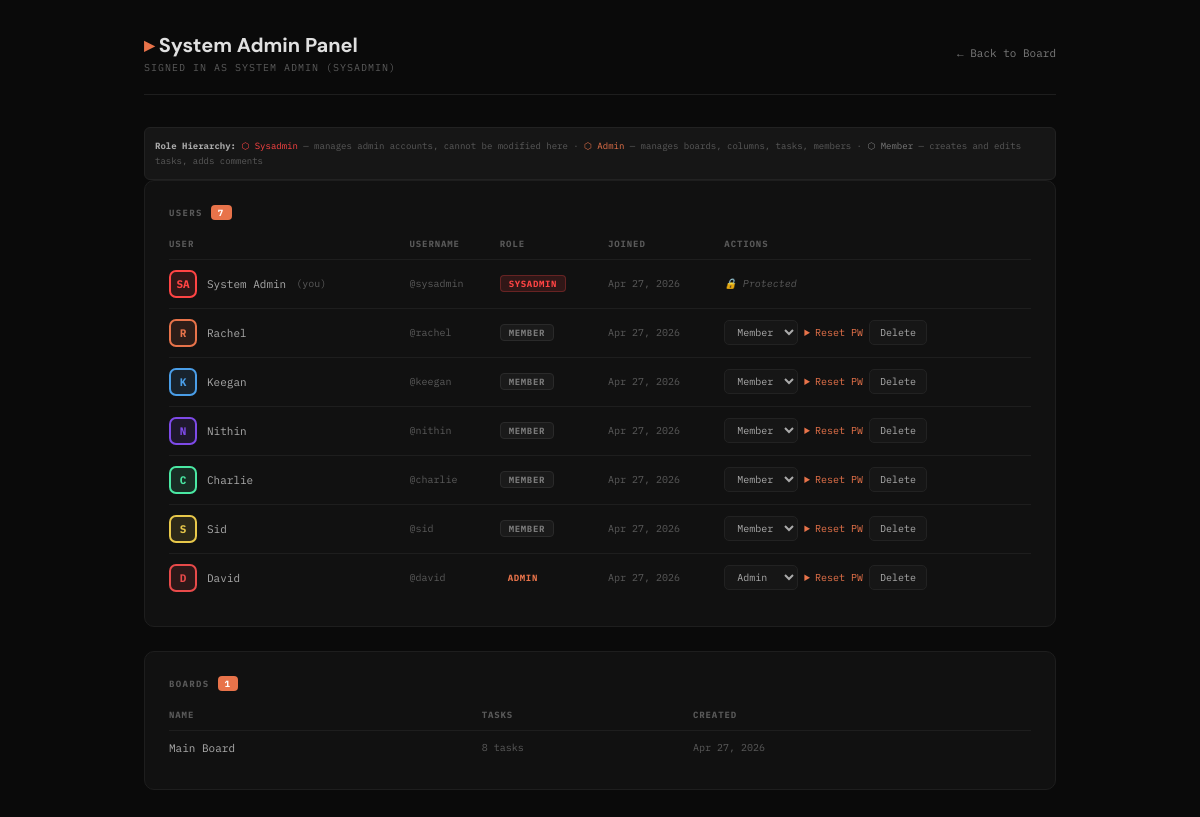
/admin.php (signed in), run on the app's committed database.
### tables this page shows
CREATE TABLE users (
    id           INTEGER PRIMARY KEY AUTOINCREMENT,
    username     TEXT UNIQUE NOT NULL,
    password     TEXT NOT NULL,
    display_name TEXT NOT NULL,
    avatar       TEXT NOT NULL,
    color        TEXT NOT NULL,
    role         TEXT NOT NULL DEFAULT 'member',
    created_at   DATETIME DEFAULT CURRENT_TIMESTAMP
);

CREATE TABLE boards (
    id         INTEGER PRIMARY KEY AUTOINCREMENT,
    name       TEXT NOT NULL UNIQUE,
    created_at DATETIME DEFAULT CURRENT_TIMESTAMP
);

### src/auth.php (called while the page is built, shortened)
<?php
function appBasePath(): string {
    $scriptName = $_SERVER['SCRIPT_NAME'] ?? '';
    $dir = str_replace('\\', '/', dirname($scriptName));
    if ($dir === '/' || $dir === '.') {
        return '';
    }
    return rtrim($dir, '/');
}
function appPath(string $path = ''): string {
    $base = appBasePath();
    $normalized = ltrim($path, '/');
    return ($base !== '' ? $base : '') . '/' . $normalized;
}
function currentUser(): array {
    if (!empty($_SESSION['user']) && isset($_SESSION['user']['role'])) {
        $u = $_SESSION['user'];
        if (($u['username'] ?? '') === SYSADMIN_USERNAME) $u['role'] = 'sysadmin';
        return $u;
    }
    return $_SESSION['user'] ?? [];
}
function isSysadmin(): bool {
    return (currentUser()['role'] ?? '') === 'sysadmin';
}

### public/admin.php (the view, shortened to what this page needs)
<?php
require_once '../src/auth.php';
$user      = currentUser();
$isSys     = isSysadmin();
$db        = getDB();
$allUsers  = $db->query("SELECT id, username, display_name, avatar, color, role, created_at FROM users ORDER BY id")->fetchAll(PDO::FETCH_ASSOC);
$boards    = $db->query("SELECT id, name, created_at FROM boards ORDER BY created_at")->fetchAll(PDO::FETCH_ASSOC);
$taskCnts  = $db->query("SELECT board_id, COUNT(*) as cnt FROM tasks GROUP BY board_id")->fetchAll(PDO::FETCH_ASSOC);
$tcMap     = array_column($taskCnts, 'cnt', 'board_id');
?>
<!DOCTYPE html>
<html lang="en">
<head>
<link rel="stylesheet" href="<?= htmlspecialchars(appPath('assets/css/style.css')) ?>">
</head>
<body>
<div class="admin-wrap">
    <div class="admin-header">
        <div>
            <div class="admin-title">
                <span>▸</span> <?= $isSys ? 'System Admin Panel' : 'Admin Panel' ?>
            </div>
            <div class="admin-sub">
                Signed in as <?= htmlspecialchars($user['display_name']) ?>
                (<?= htmlspecialchars($user['role']) ?>)
            </div>
        </div>
        <a href="<?= htmlspecialchars(appPath('index.php')) ?>" class="back-link">← Back to Board</a>
    </div>
    <div class="role-note">
        <strong style="color:var(--text-2)">Role Hierarchy:</strong>
        <span style="color:#ff4444">⬡ Sysadmin</span> — manages admin accounts, cannot be modified here ·
        <span style="color:var(--accent)">⬡ Admin</span> — manages boards, columns, tasks, members ·
        <span style="color:var(--text-3)">⬡ Member</span> — creates and edits tasks, adds comments
    </div>
    <div class="section-card">
        <div class="section-card-title">
            Users <span class="badge-count"><?= count($allUsers) ?></span>
        </div>
        <table>
            <thead>
                <tr>
                    <th>User</th>
                    <th>Username</th>
                    <th>Role</th>
                    <th>Joined</th>
                    <th>Actions</th>
                </tr>
            </thead>
            <tbody>
            <?php foreach ($allUsers as $u):
                $isMe      = ((int)$u['id'] === (int)$user['id']);
                $isSysUser = ($u['username'] === SYSADMIN_USERNAME);
                $badgeClass = $isSysUser ? 'badge-sysadmin' : ($u['role'] === 'admin' ? 'badge-admin' : 'badge-member');
                $displayRole = $isSysUser ? 'sysadmin' : $u['role'];
            ?>
            <tr>
                <td>
                    <div class="user-cell">
                        <div class="u-avatar" style="color:<?= htmlspecialchars($u['color']) ?>;background:<?= htmlspecialchars($u['color']) ?>22;border-color:<?= htmlspecialchars($u['color']) ?>">
                            <?= htmlspecialchars($u['avatar']) ?>
                        </div>
                        <?= htmlspecialchars($u['display_name']) ?>
                        <?php if ($isMe): ?> <span class="muted">(you)</span><?php endif; ?>
                    </div>
                </td>
                <td class="muted">@<?= htmlspecialchars($u['username']) ?></td>
                <td><span class="badge <?= $badgeClass ?>"><?= $displayRole ?></span></td>
                <td class="muted"><?= date('M j, Y', strtotime($u['created_at'])) ?></td>
                <td>
                    <div class="action-row">
                    <?php if ($isSysUser): ?>
                        <span class="sysadmin-locked">🔒 Protected</span>
                    <?php elseif ($isSys && !$isMe): ?>
                        <form method="POST" class="inline-form">
                            <select name="role" class="role-select" onchange="this.form.submit()">
                                <option value="member" <?= $u['role'] === 'member' ? 'selected' : '' ?>>Member</option>
                                <option value="admin"  <?= $u['role'] === 'admin'  ? 'selected' : '' ?>>Admin</option>
                            </select>
                        </form>
                        <details>
                            <summary>Reset PW</summary>
                        </details>
                        <form method="POST" class="inline-form"
                              onsubmit="return confirm('Delete @<?= htmlspecialchars($u['username']) ?>? This cannot be undone.')">
                            <button type="submit" class="btn-sm danger">Delete</button>
                        </form>
                    <?php elseif ($isMe): ?>
                        <span class="muted">—</span>
                    <?php else: ?>
                        <span class="sysadmin-locked" title="Only sysadmin can modify admin accounts">🔒 Admin</span>
                    <?php endif; ?>
                    </div>
                </td>
            </tr>
            <?php endforeach; ?>
            </tbody>
        </table>
    </div>
    <div class="section-card">
        <div class="section-card-title">Boards <span class="badge-count"><?= count($boards) ?></span></div>
        <table>
            <thead>
                <tr><th>Name</th><th>Tasks</th><th>Created</th></tr>
            </thead>
            <tbody>
            <?php foreach ($boards as $b): ?>
            <tr>
                <td><?= htmlspecialchars($b['name']) ?></td>
                <td class="muted"><?= $tcMap[$b['id']] ?? 0 ?> tasks</td>
                <td class="muted"><?= date('M j, Y', strtotime($b['created_at'])) ?></td>
            </tr>
            <?php endforeach; ?>
            </tbody>
        </table>
    </div>
</div>
</body>
</html>

### public/assets/css/style.css (style rules this page uses)
*, *::before, *::after { box-sizing: border-box; margin: 0; padding: 0; }
:root { --bg: #0a0a0a; --bg-2: #0d0d0d; --bg-3: #111; --bg-4: #161616; --bg-5: #1a1a1a; --border: #1e1e1e; --border-2: #222; --border-3: #2a2a2a; --text: #e0e0e0; --text-2: #aaa; --text-3: #7a7a7a; --text-4: #5a5a5a; --text-5: #4a4a4a; --accent: #e8734a; --green: #4ae8a3; --yellow: #e8c84a; --blue: #4a9ee8; --red: #e84a4a; --font-mono: 'IBM Plex Mono', 'Courier New', monospace; --font-sans: 'DM Sans', system-ui, sans-serif; --radius: 7px; --radius-lg: 10px; }
html { scroll-behavior: smooth; }
body { background: var(--bg); color: var(--text); font-family: var(--font-mono); min-height: 100vh; display: flex; flex-direction: column; overflow-x: hidden; }
input[type="text"], input[type="password"], textarea, select { background: var(--bg-2); border: 1px solid var(--border-2); border-radius: var(--radius); color: var(--text-2); font-family: var(--font-mono); font-size: 12px; padding: 8px 11px; outline: none; transition: border-color .15s; width: 100%; }
select option { background: var(--bg-3); }

### public/admin.php (style rules this page uses)
.admin-wrap { max-width:960px;margin:0 auto;padding:32px 24px }
.admin-header { display:flex;align-items:center;justify-content:space-between;margin-bottom:32px;border-bottom:1px solid var(--border);padding-bottom:20px }
.admin-title { font-family:var(--font-sans);font-size:20px;font-weight:700 }
.admin-title span { color:var(--accent) }
.admin-sub { font-size:10px;color:var(--text-4);letter-spacing:.1em;text-transform:uppercase;margin-top:3px }
.back-link { font-size:11px;color:var(--text-3);text-decoration:none;display:flex;align-items:center;gap:6px;transition:color .15s }
.section-card { background:var(--bg-3);border:1px solid var(--border);border-radius:var(--radius-lg);padding:24px;margin-bottom:24px }
.section-card-title { font-size:9px;font-weight:800;letter-spacing:.15em;text-transform:uppercase;color:var(--text-4);margin-bottom:18px;display:flex;align-items:center;gap:8px }
.badge-count { background:var(--accent);color:#fff;border-radius:4px;padding:2px 7px;font-size:9px }
table { width:100%;border-collapse:collapse }
th { font-size:9px;font-weight:700;letter-spacing:.1em;text-transform:uppercase;color:var(--text-4);text-align:left;padding:0 0 10px;border-bottom:1px solid var(--border) }
td { padding:10px 8px 10px 0;font-size:11px;color:var(--text-2);border-bottom:1px solid var(--border);vertical-align:middle }
tr:last-child td { border-bottom:none }
.user-cell { display:flex;align-items:center;gap:10px }
.u-avatar { width:28px;height:28px;border-radius:7px;display:flex;align-items:center;justify-content:center;font-weight:700;font-size:11px;border:2px solid currentColor;flex-shrink:0 }
.badge { display:inline-block;padding:2px 8px;border-radius:4px;font-size:9px;font-weight:700;letter-spacing:.07em;text-transform:uppercase }
.badge-sysadmin { background:#ff444422;color:#ff4444;border:1px solid #ff444444 }
.badge-admin { background:var(--accent)22;color:var(--accent);border:1px solid var(--accent)44 }
.badge-member { background:var(--bg-5);color:var(--text-3);border:1px solid var(--border-3) }
.action-row { display:flex;gap:6px;align-items:center;flex-wrap:wrap }
.btn-sm { font-size:10px;font-family:var(--font-mono);padding:5px 10px;border-radius:5px;border:1px solid var(--border-2);background:var(--bg-4);color:var(--text-2);cursor:pointer;transition:background .15s,border-color .15s }
select.role-select { background:var(--bg-4);border:1px solid var(--border-2);border-radius:5px;color:var(--text-2);font-family:var(--font-mono);font-size:10px;padding:4px 8px;cursor:pointer }
.inline-form { display:inline }
details summary { cursor:pointer;font-size:10px;color:var(--accent);user-select:none }
.muted { font-size:10px;color:var(--text-4) }
.sysadmin-locked { font-size:10px;color:var(--text-4);font-style:italic }
.role-note { font-size:9px;color:var(--text-4);margin-top:12px;padding:10px;background:var(--bg-4);border-radius:6px;border:1px solid var(--border-2);line-height:1.7 }

### data on the page
users: display_name "SYSTEM ADMIN", role "SYSADMIN", avatar "SA", display_name "System Admin", shows "(you)", username "sysadmin", username "SYSADMIN", created_at "Apr 27, 2026", shows "🔒 Protected"
users: avatar "R", display_name "Rachel", username "rachel", role "MEMBER", created_at "Apr 27, 2026", role "Member"
users: avatar "K", display_name "Keegan", username "keegan", role "MEMBER", created_at "Apr 27, 2026", role "Member"
users: avatar "N", display_name "Nithin", username "nithin", role "MEMBER", created_at "Apr 27, 2026", role "Member"
users: avatar "C", display_name "Charlie", username "charlie", role "MEMBER", created_at "Apr 27, 2026", role "Member"
users: avatar "S", display_name "Sid", username "sid", role "MEMBER", created_at "Apr 27, 2026", role "Member"
users: avatar "D", display_name "David", username "david", role "ADMIN", created_at "Apr 27, 2026", role "Admin"
boards: name "Main Board", id "8", created_at "Apr 27, 2026"

### other printed values
count($allUsers) "7"
count($boards) "1"
